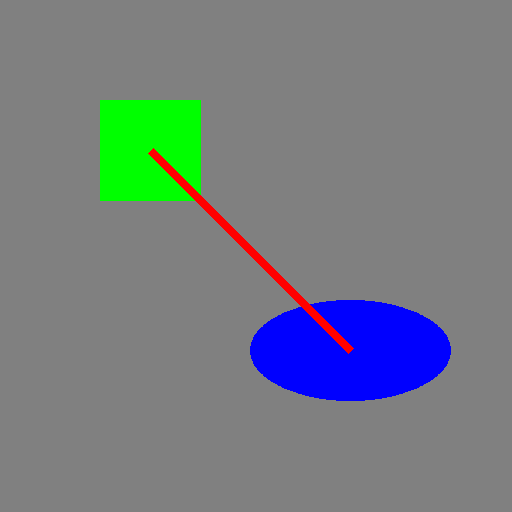

This figure's Python source:
# References:
# http://d.hatena.ne.jp/white_wheels/20100311/p2
# http://seesaawiki.jp/samplepython/d/%C0%FE%2C%B1%DF%2C%BB%CD%B3%D1%2C%2C%2C%A4%F2%C9%C1%A4%AF

from PIL import Image, ImageDraw, ImageFont
# new(mode:string,size:turple,color:turple):Image
im = Image.new("RGB", (512, 512), (128, 128, 128)) # 新しい画像を作る
draw = ImageDraw.Draw(im) # 画像に絵を描く準備

# 画像に絵を描く
draw.rectangle((100, 100, 200, 200), fill=(0, 255, 0)) # 四角.rectangle((左上点,右下点),塗つぶし色,線色)
draw.ellipse((250, 300, 450, 400), fill=(0, 0, 255)) # 円.ellipse((左上点,右下点),塗つぶし色,線色)
draw.line((150,150,350,350), fill=(255, 0, 0), width=8)
im.show() # 画像の表示
im.save("sample_imagedraw.png") # 画像の保存
